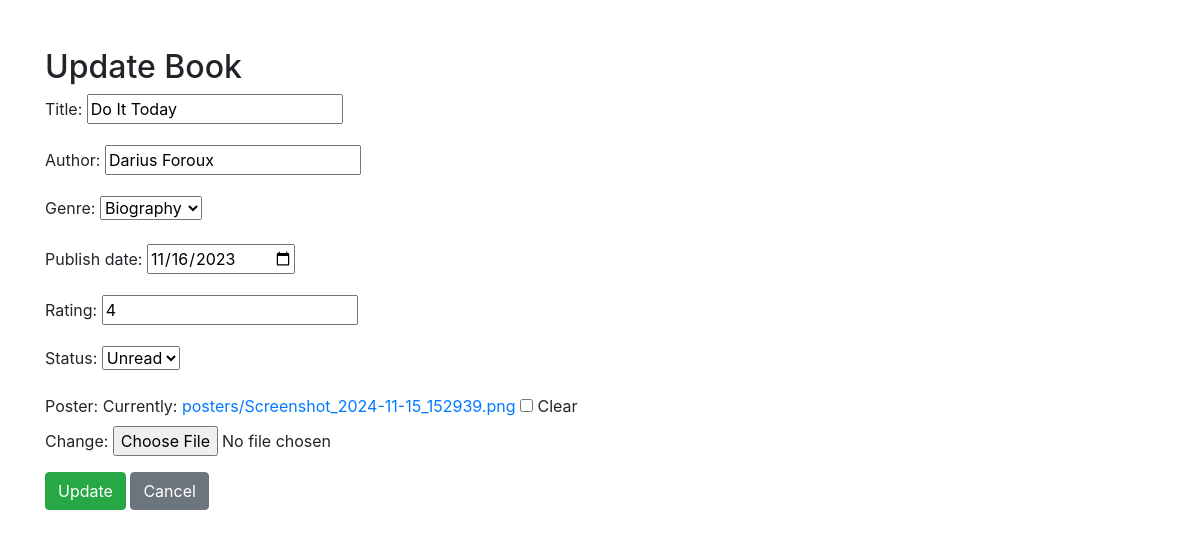
The page /edit/7/ on the database its author committed.
### Books/models.py (models this page shows)
class Book(models.Model):
    STATUS_CHOICES = [
        ('R','Read'),
        ('U', 'Unread'),
    ]
    GENRE_CHOICES = [
        ('Fiction', 'Fiction'),
        ('Biography', 'Biography'),
        ('Mystery', 'Mystery'),
        ('Romance','Romance'),
        ('Comics', 'Comics'),
        ('Kids_Book', 'Kids_Book'),
        ('History', 'History'),
        ('Horror', 'Horror'),
        ('Finannce','Finance'),
        ('Science','Science'),
        ('Self-Help','Self-Help'),
    ]
    title = models.CharField(max_length=200)
    author = models.CharField(max_length=200)
    genre = models.CharField(max_length=50, choices=GENRE_CHOICES)
    rating = models.IntegerField(null= True,blank=True)
    publish_date = models.DateField(null=True)
    status = models.CharField(max_length=1, choices=STATUS_CHOICES, default='U')
    user = models.ForeignKey(User, on_delete=models.CASCADE)
    poster = models.ImageField(upload_to='posters/', blank=True, null=True)

### Books/views.py (the view)
# urls.py: path('edit/<int:pk>/',book_update, name='book_update'),
def book_update(request, pk):
    book = get_object_or_404(Book, pk=pk)  # Get the specific book by primary key
    if request.method == "POST":
        form = BookForm(request.POST, request.FILES, instance=book)
        if form.is_valid():
            form.save()
            return redirect('dashboard')  # Redirect to the dashboard after updating
    else:
        form = BookForm(instance=book)  # Pre-fill the form with the book data
    return render(request, 'book_update.html', {'form': form, 'book': book})

### Books/forms.py
class BookForm(forms.ModelForm):
    class Meta:
        model = Book
        fields = ['title', 'author', 'genre', 'publish_date','rating', 'status', 'poster']
        widgets = {
                'publish_date': forms.DateInput(attrs={'type': 'date'}),
        }

### templates/book_update.html (shortened to what this page needs)
<!DOCTYPE html>
<html lang="en">
<head>
    <link rel="stylesheet" href="https://stackpath.bootstrapcdn.com/bootstrap/4.5.2/css/bootstrap.min.css">
</head>
<body>
    <div class="container mt-5">
        <h2>Update Book</h2>
        <form method="post" enctype="multipart/form-data">
            {{ form.as_p }}
            <button type="submit" class="btn btn-success">Update</button>
            <a href="{% url 'dashboard' %}" class="btn btn-secondary">Cancel</a>
        </form>
    </div>
</body>
</html>

### rows shown on the page
Book: title "Do It Today", author "Darius Foroux", genre "Biography", publish_date "11/16/2023", rating "4", status "Unread"
